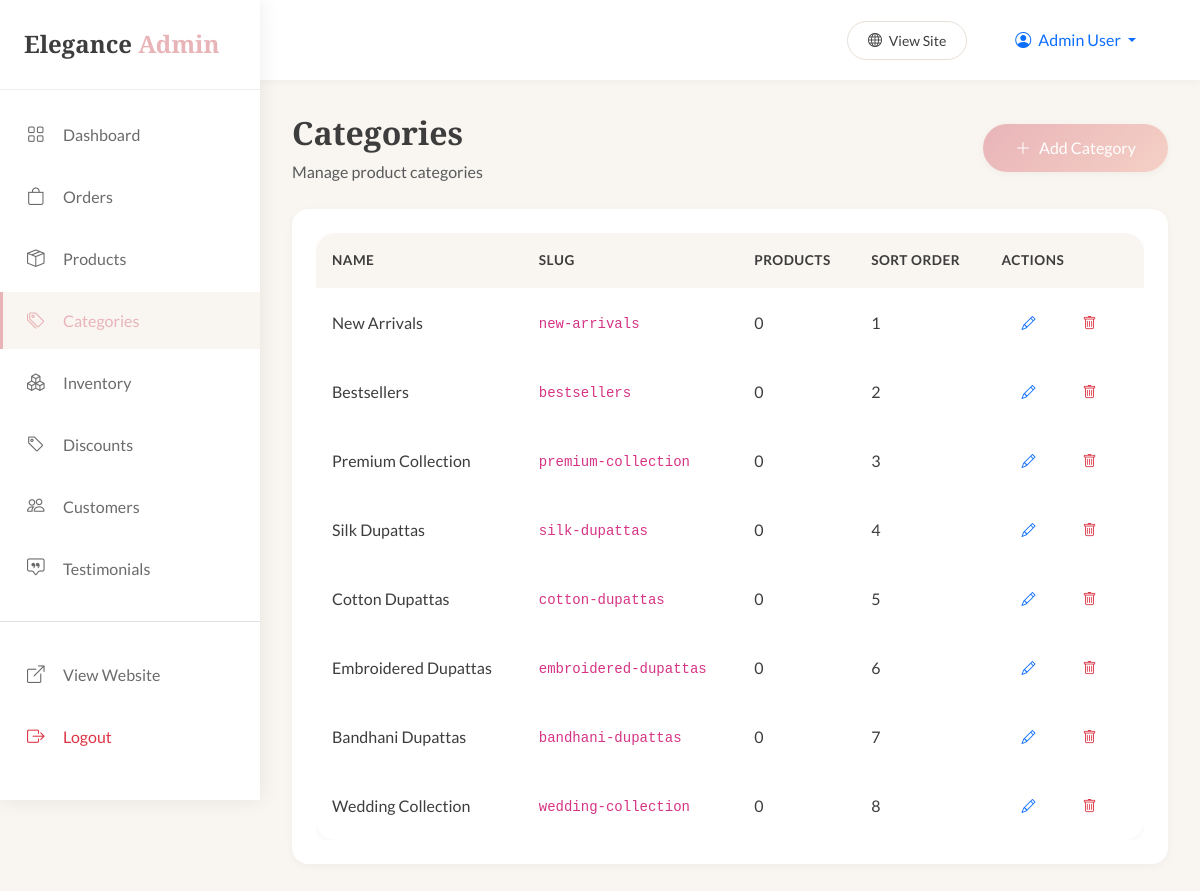
Screenshot of /admin/categories.php (signed in) with the database file from the repository.
### tables this page shows
CREATE TABLE categories (
    id INT AUTO_INCREMENT PRIMARY KEY,
    name VARCHAR(100) NOT NULL,
    slug VARCHAR(100) UNIQUE NOT NULL,
    description TEXT,
    image VARCHAR(255),
    parent_id INT DEFAULT NULL,
    sort_order INT DEFAULT 0,
    is_active BOOLEAN DEFAULT TRUE,
    created_at TIMESTAMP DEFAULT CURRENT_TIMESTAMP,
    updated_at TIMESTAMP DEFAULT CURRENT_TIMESTAMP ON UPDATE CURRENT_TIMESTAMP,
    FOREIGN KEY (parent_id) REFERENCES categories(id) ON DELETE SET NULL
);

### admin/categories.php (the view, shortened to what this page needs)
<?php
$conn = getDBConnection();
$categories = $conn->query("SELECT c.*, COUNT(p.id) as product_count
                            FROM categories c
                            LEFT JOIN products p ON c.id = p.category_id AND p.is_active = 1
                            WHERE c.is_active = 1
                            GROUP BY c.id
                            ORDER BY c.sort_order, c.name");
include 'includes/header.php';
?>
<div class="d-flex justify-content-between align-items-center mb-4">
    <div>
        <h2 class="mb-1">Categories</h2>
        <p class="text-muted mb-0">Manage product categories</p>
    </div>
    <button class="btn btn-primary" data-bs-toggle="modal" data-bs-target="#categoryModal">
        <i class="bi bi-plus-lg me-2"></i>Add Category
    </button>
</div>
<div class="admin-card">
    <div class="table-responsive">
        <table class="admin-table">
            <thead>
                <tr>
                    <th>Name</th>
                    <th>Slug</th>
                    <th>Products</th>
                    <th>Sort Order</th>
                    <th>Actions</th>
                </tr>
            </thead>
            <tbody>
                <?php while ($cat = $categories->fetch_assoc()): ?>
                <tr>
                    <td><?php echo htmlspecialchars($cat['name']); ?></td>
                    <td><code><?php echo $cat['slug']; ?></code></td>
                    <td><?php echo $cat['product_count']; ?></td>
                    <td><?php echo $cat['sort_order']; ?></td>
                    <td>
                        <button class="btn btn-sm btn-outline-primary me-1" onclick="editCategory(<?php echo htmlspecialchars(json_encode($cat)); ?>)">
                            <i class="bi bi-pencil"></i>
                        </button>
                        <a href="?delete=<?php echo $cat['id']; ?>" class="btn btn-sm btn-outline-danger" onclick="return confirmDelete()">
                            <i class="bi bi-trash"></i>
                        </a>
                    </td>
                </tr>
                <?php endwhile; ?>
            </tbody>
        </table>
    </div>
</div>
<?php include 'includes/footer.php'; ?>

### assets/css/style.css (style rules this page uses)
:root { --color-bg-primary: #FFFBF7; --color-bg-secondary: #FDF8F3; --color-bg-light: #F9F5F0; --color-accent-blush: #E8B4B8; --color-accent-peach: #F5D0C5; --color-accent-gold: #D4AF37; --color-accent-gold-light: #E8C547; --color-text-primary: #3D3D3D; --color-text-secondary: #6B6B6B; --color-text-muted: #9B9B9B; --color-white: #FFFFFF; --color-border: #E8E0D8; --font-heading: 'Playfair Display', serif; --font-body: 'Lato', sans-serif; --section-spacing: 5rem; --container-max-width: 1320px; --shadow-sm: 0 2px 8px rgba(0, 0, 0, 0.04); --shadow-md: 0 4px 16px rgba(0, 0, 0, 0.06); --shadow-lg: 0 8px 32px rgba(0, 0, 0, 0.08); --transition-fast: 0.2s ease; --transition-normal: 0.3s ease; --transition-slow: 0.5s ease; --radius-sm: 8px; --radius-md: 12px; --radius-lg: 20px; --radius-xl: 30px; }
* { margin: 0; padding: 0; box-sizing: border-box; }
html { scroll-behavior: smooth; }
body { font-family: var(--font-body); font-size: 16px; line-height: 1.7; color: var(--color-text-primary); background-color: var(--color-bg-primary); -webkit-font-smoothing: antialiased; -moz-osx-font-smoothing: grayscale; }
h1, h2, h3, h4, h5, h6 { font-family: var(--font-heading); font-weight: 600; line-height: 1.3; color: var(--color-text-primary); }
a { color: var(--color-text-primary); text-decoration: none; transition: var(--transition-fast); }
.btn { font-family: var(--font-body); font-weight: 500; padding: 0.75rem 2rem; border-radius: var(--radius-xl); transition: var(--transition-normal); border: none; cursor: pointer; }
.btn-primary { background: linear-gradient(135deg, var(--color-accent-blush) 0%, var(--color-accent-peach) 100%); color: var(--color-white); box-shadow: var(--shadow-sm); }
.btn-sm { padding: 0.5rem 1.25rem; font-size: 0.875rem; }
.admin-body { background-color: var(--color-bg-light); }
.admin-card { background-color: var(--color-white); border-radius: var(--radius-lg); padding: 1.5rem; box-shadow: var(--shadow-sm); height: 100%; }
.admin-table { width: 100%; background-color: var(--color-white); border-radius: var(--radius-lg); overflow: hidden; box-shadow: var(--shadow-sm); }
.admin-table th, .admin-table td { padding: 1rem 1.25rem; vertical-align: middle; }
.admin-table th { background-color: var(--color-bg-light); font-weight: 600; color: var(--color-text-primary); font-size: 0.9rem; text-transform: uppercase; letter-spacing: 0.5px; }

### admin/includes/header.php (style rules this page uses)
.admin-card { background-color: #fff; border-radius: 16px; padding: 1.5rem; box-shadow: 0 2px 8px rgba(0,0,0,0.04); }
.admin-table { width: 100%; }
.admin-table th, .admin-table td { padding: 1rem; vertical-align: middle; }
.admin-table th { background-color: #F9F5F0; font-weight: 600; font-size: 0.85rem; text-transform: uppercase; letter-spacing: 0.5px; }

### rows the page displays
categories: name "New Arrivals", slug "new-arrivals", product_count "0", sort_order "1"
categories: name "Bestsellers", slug "bestsellers", product_count "0", sort_order "2"
categories: name "Premium Collection", slug "premium-collection", product_count "0", sort_order "3"
categories: name "Silk Dupattas", slug "silk-dupattas", product_count "0", sort_order "4"
categories: name "Cotton Dupattas", slug "cotton-dupattas", product_count "0", sort_order "5"
categories: name "Embroidered Dupattas", slug "embroidered-dupattas", product_count "0", sort_order "6"
categories: name "Bandhani Dupattas", slug "bandhani-dupattas", product_count "0", sort_order "7"
categories: name "Wedding Collection", slug "wedding-collection", product_count "0", sort_order "8"

### other values shown
$_SESSION['admin_name'] "Admin User"
